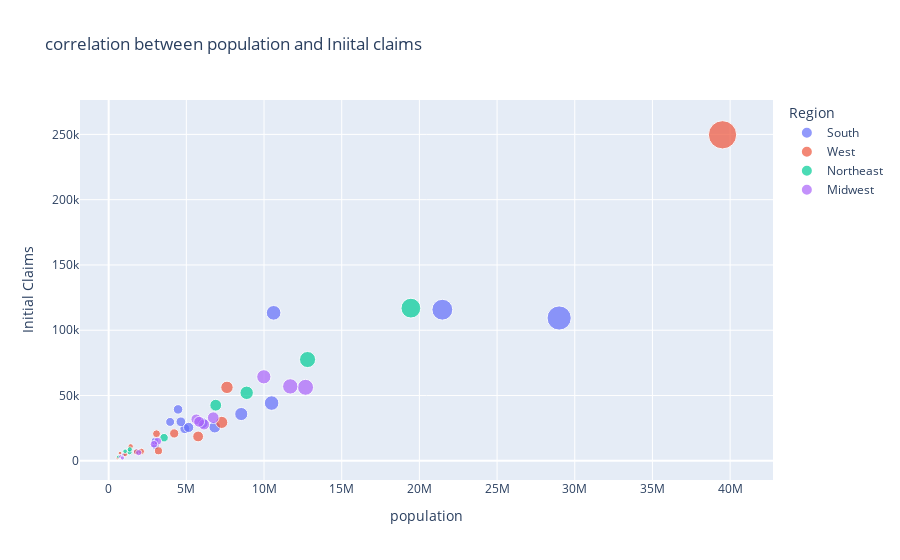

The cell this chart's notebook holds for it:
### Markdown cell above
## Initial Claims

### Population and claims correlations 

In the first graph, we plot the correlation between population and Initial claims from each state. 
- We see there is some sort of linear correlation, although we see there are a lot of exceptions.
- For example, Georgia and North Carolina have comparable populations of just above 10 million, yet the number of initial claims for Georgia is more than twice that of North Carolina.
- Also Texas, Florida, New York, and Georgia have a comparable number of Initial Claims despite stark differences in their population(range close to 20 M).
- California has both the highest population and highest Initial Claims.

### Code cell
px.scatter(df_statewise,y="Initial Claims",x="population",color="Region",hover_data=["State"],size="population",title="correlation between population and Iniital claims")

### Figure 1 — Plotly figure (JSON) as saved in the notebook; plotly's stock layout.template omitted (floating-point values rounded to 4 significant figures)
{"data": [{"customdata": [["Alabama"], ["Arkansas"], ["Delaware"], ["Florida"], ["Georgia"], ["Kentucky"], ["Louisiana"], ["Maryland"], ["Mississippi"], ["North Carolina"], ["Oklahoma"], ["South Carolina"], ["Tennessee"], ["Texas"], ["Virginia"], ["West Virginia"]], "hovertemplate": "Region=South<br>population=%{marker.size}<br>Initial Claims=%{y}<br>State=%{customdata[0]}<extra></extra>", "legendgroup": "South", "marker": {"color": "#636efa", "size": [4903185, 3017804, 973764, 21477737, 10617423, 4467673, 4648794, 6045680, 2976149, 10488084, 3956971, 5148714, 6829174, 28995881, 8535519, 1792147], "sizemode": "area", "sizeref": 98780.0, "symbol": "circle"}, "mode": "markers", "name": "South", "orientation": "v", "showlegend": true, "type": "scatter", "x": [4903185, 3017804, 973764, 21477737, 10617423, 4467673, 4648794, 6045680, 2976149, 10488084, 3956971, 5148714, 6829174, 28995881, 8535519, 1792147], "xaxis": "x", "y": [24590.0, 11380.0, 4597.0, 115700.0, 113300.0, 39360.0, 29870.0, 28860.0, 15030.0, 44210.0, 29750.0, 25530.0, 25790.0, 109400.0, 35800.0, 7026.0], "yaxis": "y"}, {"customdata": [["Alaska"], ["Arizona"], ["California"], ["Colorado"], ["Hawaii"], ["Idaho"], ["Montana"], ["Nevada"], ["New Mexico"], ["Oregon"], ["Utah"], ["Washington"], ["Wyoming"]], "hovertemplate": "Region=West<br>population=%{marker.size}<br>Initial Claims=%{y}<br>State=%{customdata[0]}<extra></extra>", "legendgroup": "West", "marker": {"color": "#EF553B", "size": [731545, 7278717, 39512223, 5758736, 1415872, 1787065, 1068778, 3080156, 2096829, 4217737, 3205958, 7614893, 578759], "sizemode": "area", "sizeref": 98780.0, "symbol": "circle"}, "mode": "markers", "name": "West", "orientation": "v", "showlegend": true, "type": "scatter", "x": [731545, 7278717, 39512223, 5758736, 1415872, 1787065, 1068778, 3080156, 2096829, 4217737, 3205958, 7614893, 578759], "xaxis": "x", "y": [5876.0, 29390.0, 249700.0, 18620.0, 11040.0, 6798.0, 4918, 20690.0, 7185.0, 20930.0, 7623.0, 56240.0, 2122.0], "yaxis": "y"}, {"customdata": [["Connecticut"], ["Maine"], ["Massachusetts"], ["New Hampshire"], ["New Jersey"], ["New York"], ["Pennsylvania"], ["Rhode Island"], ["Vermont"]], "hovertemplate": "Region=Northeast<br>population=%{marker.size}<br>Initial Claims=%{y}<br>State=%{customdata[0]}<extra></extra>", "legendgroup": "Northeast", "marker": {"color": "#00cc96", "size": [3565287, 1344212, 6892503, 1359711, 8882190, 19453561, 12801989, 1059361, 623989], "sizemode": "area", "sizeref": 98780.0, "symbol": "circle"}, "mode": "markers", "name": "Northeast", "orientation": "v", "showlegend": true, "type": "scatter", "x": [3565287, 1344212, 6892503, 1359711, 8882190, 19453561, 12801989, 1059361, 623989], "xaxis": "x", "y": [17670.0, 6586.0, 42570.0, 8707.0, 52050.0, 116900.0, 77540.0, 7285.0, 3061.0], "yaxis": "y"}, {"customdata": [["Illinois"], ["Indiana"], ["Iowa"], ["Kansas"], ["Michigan"], ["Minnesota"], ["Missouri"], ["Nebraska"], ["North Dakota"], ["Ohio"], ["South Dakota"], ["Wisconsin"]], "hovertemplate": "Region=Midwest<br>population=%{marker.size}<br>Initial Claims=%{y}<br>State=%{customdata[0]}<extra></extra>", "legendgroup": "Midwest", "marker": {"color": "#ab63fa", "size": [12671821, 6732219, 3155070, 2913314, 9986857, 5639632, 6137428, 1934408, 762062, 11689100, 884659, 5822434], "sizemode": "area", "sizeref": 98780.0, "symbol": "circle"}, "mode": "markers", "name": "Midwest", "orientation": "v", "showlegend": true, "type": "scatter", "x": [12671821, 6732219, 3155070, 2913314, 9986857, 5639632, 6137428, 1934408, 762062, 11689100, 884659, 5822434], "xaxis": "x", "y": [56280.0, 33000.0, 14950.0, 12660.0, 64310.0, 31790.0, 27830.0, 6220.0, 3172.0, 56950.0, 2155.0, 29850.0], "yaxis": "y"}], "layout": {"autosize": true, "legend": {"itemsizing": "constant", "title": {"text": "Region"}, "tracegroupgap": 0}, "title": {"text": "correlation between population and Iniital claims"}, "xaxis": {"anchor": "y", "autorange": true, "domain": [0, 1], "range": [-1711000.0, 42200000.0], "title": {"text": "population"}, "type": "linear"}, "yaxis": {"anchor": "x", "autorange": true, "domain": [0, 1], "range": [-16100.0, 282000.0], "title": {"text": "Initial Claims"}, "type": "linear"}}}
